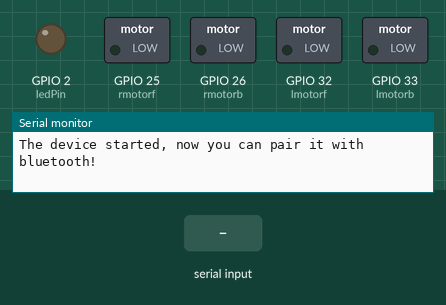
This sketch was run on a simulated ESP32. Shown: switched loads named in the sketch (green lamp = pin HIGH), output pins drawn as LEDs (lit = HIGH), the last lines printed to the serial monitor. The test bench sets the inputs (shaded band). Nothing arrives over Bluetooth unless stated.

Above: at 1.2 s.
1.3 s: "1" received over the second serial link
At 2.5 s:
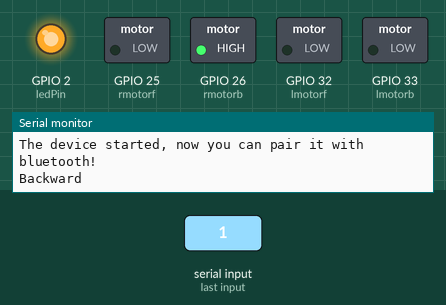
2.8 s: "3" received over the second serial link
At 4.0 s:
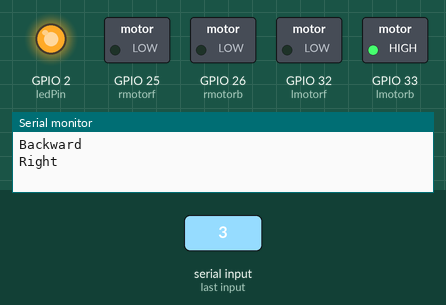
4.3 s: "4" received over the second serial link
At 4.8 s:
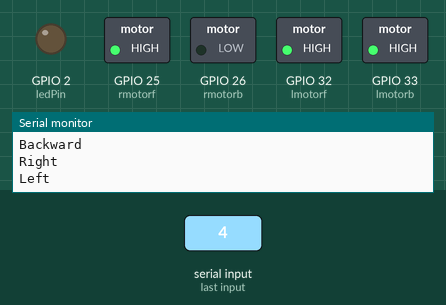
5.8 s: "2" received over the second serial link
At 6.3 s:
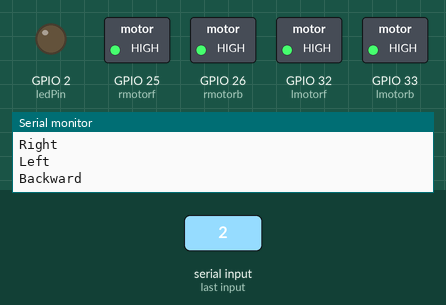
7.3 s: "1" received over the second serial link
At 8.2 s:
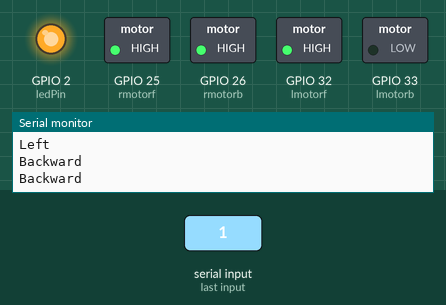
8.8 s: "2" received over the second serial link
At 9.7 s:
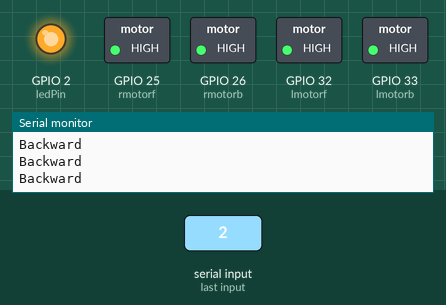
Timing chart, 0 to 11.3 s (numbered marks = the images above; inputs shaded):
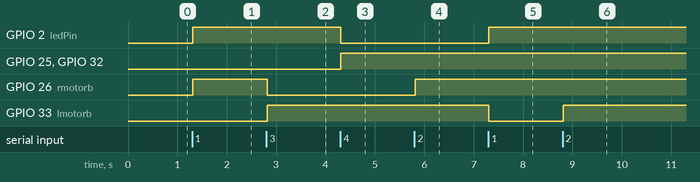

The sketch:

classic-bt-using-esp32.ino
```cpp
#include "BluetoothSerial.h"

#if !defined(CONFIG_BT_ENABLED) || !defined(CONFIG_BLUEDROID_ENABLED)
#error Bluetooth is not enabled! Please run `make menuconfig` to and enable it
#endif

BluetoothSerial SerialBT;

#define rmotorb 26
#define rmotorf 25
#define lmotorb 33
#define lmotorf 32
#define ledPin 2

void setup() {
  pinMode(lmotorf, OUTPUT);
  pinMode(lmotorb, OUTPUT);
  pinMode(rmotorf, OUTPUT);
  pinMode(rmotorb, OUTPUT);
  pinMode(ledPin, OUTPUT);
  Serial.begin(115200);
  SerialBT.begin("ESP32test");  //Bluetooth device name
  Serial.println("The device started, now you can pair it with bluetooth!");
}

void loop() {
  if (SerialBT.available()) {
    // Serial.write(SerialBT.read());
    char massege = SerialBT.read();
    if (massege == '1') {
      digitalWrite(rmotorb, HIGH);
      digitalWrite(lmotorb, LOW);
      digitalWrite(ledPin, HIGH);
      Serial.println("Backward");

    } else if (massege == '2') {
      digitalWrite(rmotorb, HIGH);
      digitalWrite(lmotorb, HIGH);
      Serial.println("Backward");

    } else if (massege == '3') {
      digitalWrite(rmotorb, LOW);
      digitalWrite(lmotorb, HIGH);
      Serial.println("Right");

    } else if (massege == '4') {
      digitalWrite(rmotorf, HIGH);
      digitalWrite(lmotorf, HIGH);
      Serial.println("Left");
      digitalWrite(ledPin, LOW);
    }
  }
  delay(20);
}
```

Measured:
- after the input at 1.3 s, GPIO 2 (ledPin), GPIO 26 (rmotorb): LOW → HIGH at once
- after the input at 2.8 s, GPIO 26 (rmotorb): HIGH → LOW at once; GPIO 33 (lmotorb): LOW → HIGH at once
- after the input at 4.3 s, GPIO 2 (ledPin): HIGH → LOW at once; GPIO 25 (rmotorf), GPIO 32 (lmotorf): LOW → HIGH at once
- after the input at 5.8 s, GPIO 26 (rmotorb): LOW → HIGH at once
- after the input at 7.3 s, GPIO 2 (ledPin): LOW → HIGH at once; GPIO 33 (lmotorb): HIGH → LOW at once
- after the input at 8.8 s, GPIO 33 (lmotorb): LOW → HIGH at once
